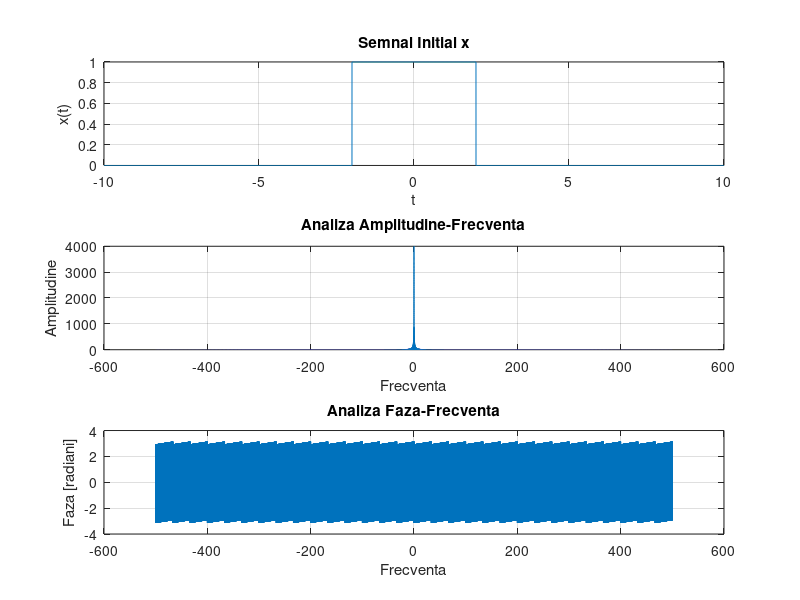
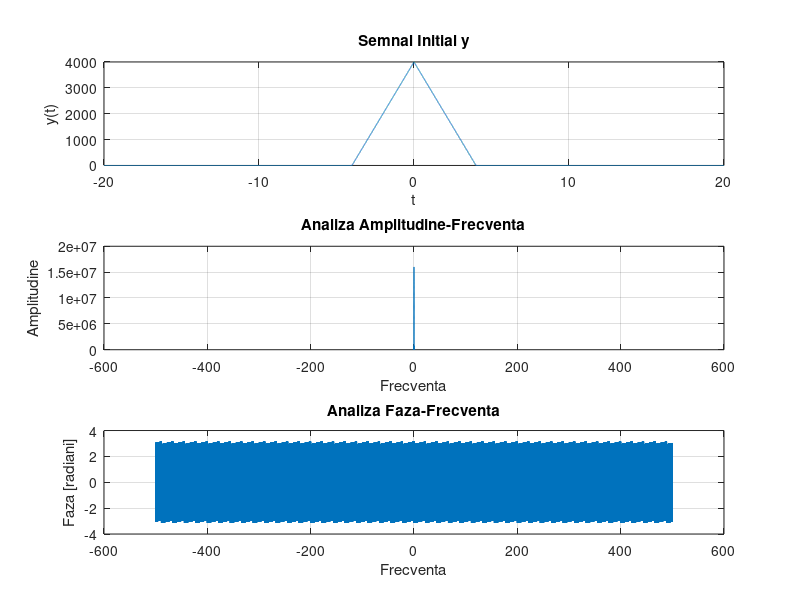
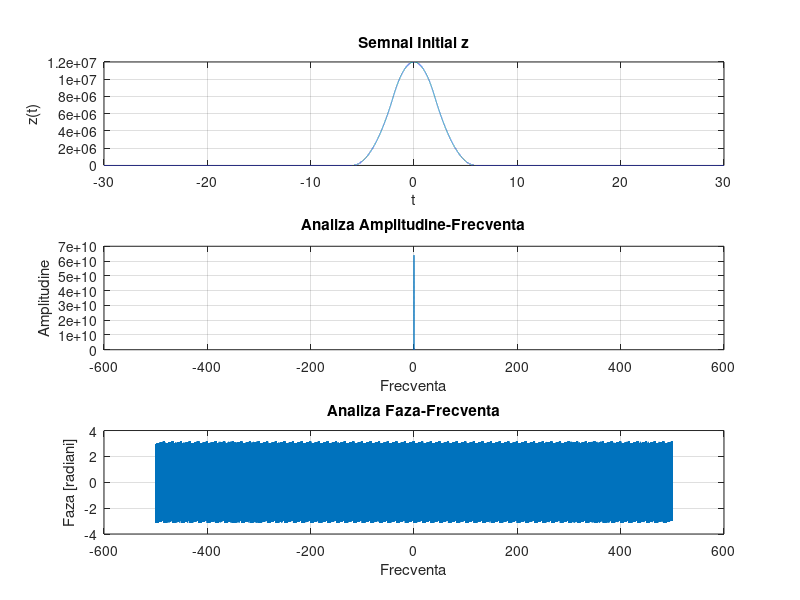
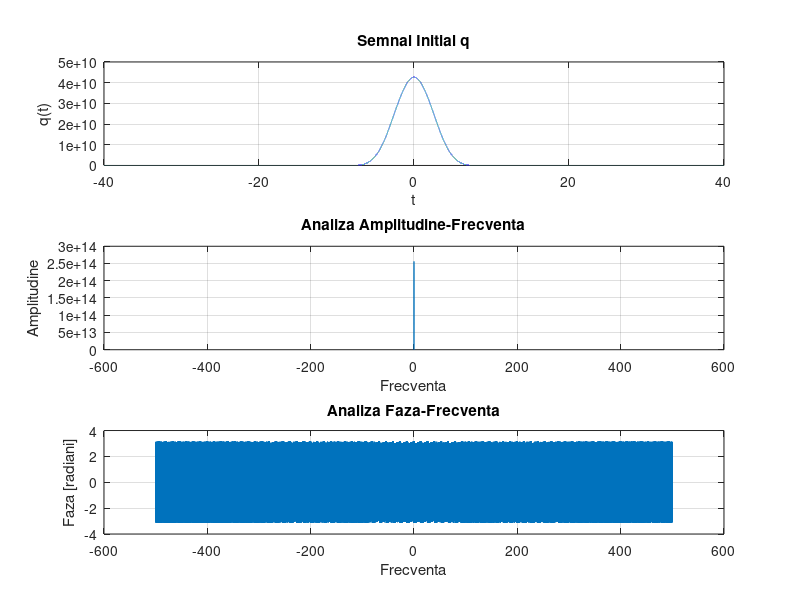

MATLAB code to generate these figures, in order:
% Analiza = varierea unor parametrii ca sa vedem cum se comporta graficele
% Cand avem un semnal periodic, NU schimbam perioada (T)

% Cerinte:
% 
% 1. Pentru  semnale  de  tipul x(t)=u(t+alfa)-u(t-alfa),  
% calculati y(t)=x(t)*x(t), z(t)=y(t)*x(t), q(t)=z(t)*x(t).
% Analizati toate semnalele implicate (timp, frecventa, comparatii).


%-------------------------------------------------------------------------%

clc             % sterge command window
close all       % inchide toate figurile
clear all       % sterge tot ce este in memorie/workspace
format long     % output format
        
%Fs >= 2*Fmax   
Fs = 1000;      % in Hz Frecventa de esantionare
Ts = 1/Fs;      % in s  Perioada de esantionare

%time interval - vector de timpi
%variam amplitudinea => suportul convolutiei
xS=10;               % Limita stanga
xD=10;               % Limita dreapta
tx=(-xS: Ts: xD);    % Time interval timp - pas / Domeniul semnalului


%----- Functia Initiala -----%


%x(t)=u(t+alfa)-u(t-alfa)
%u(t) - semnal treapta
%alfa - intarziere (altereaza punctul pe Ox)

alfa=2;
x=(tx>=-alfa)-(tx>=alfa);


%----- Calcul Convolutie -----%


%Convolutie y
y=conv(x,x);            % Length(y) = Length(x) + Length(x) - 1 
yS=xS+xS;
yD=xD+xD;
ty=(-yS: Ts: yD);

%Convolutie z
z=conv(y,x);            % Length(z) = Length(y) + Length(x) - 1
zS=yS+xS;
zD=yD+xD;
tz=(-zS: Ts: zD);

%Convolutie q
q=conv(z,x);            % Length(q) = Length(z) + Length(x) - 1 
qS=zS+xS;
qD=zD+xD;
tq=(-qS: Ts: qD);


%----- Analiza in Spectru si Faza -----%


%--- Analia x ---%

%Se va calcula transformata Fourier in mai multe puncte in frecventa decat nr de puncte din timp
Nfft_X = length(tx) * 15;   %15 nu are anumita semnificatie, nr intreg > 1
X = fft(x, Nfft_X);         %perioada = Fs pentru ca Fft ia valori de la 0      
X = fftshift(X);            %repozitionam pentru intervalul [-Fs/2:Fs/2]

pas_X = Fs/Nfft_X;
F_X = (-Fs/2 : pas_X : Fs/2 - pas_X);

%Afisaj
figure
subplot(3,1,1)
plot(tx,x)
grid
title("Semnal Initial x")
ylabel('x(t)')
xlabel('t')

subplot(3,1,2)
plot(F_X,abs(X))
grid
title("Analiza Amplitudine-Frecventa")
ylabel('Amplitudine')
xlabel('Frecventa')

subplot(3,1,3)
plot(F_X, angle(X))
grid
title("Analiza Faza-Frecventa")
ylabel('Faza [radiani]')
xlabel('Frecventa')


%--- Analia y ---%

%Se va calcula transformata Fourier in mai multe puncte in frecventa decat nr de puncte din timp
Nfft_Y = length(ty) * 15;   %15 nu are anumita semnificatie, nr intreg > 1
Y = fft(y, Nfft_Y);         %perioada = Fs       
Y = fftshift(Y);            %repozitionam pentru intervalul [-Fs/2:Fs/2]

pas_Y = Fs/Nfft_Y;
F_Y = (-Fs/2 : pas_Y : Fs/2 - pas_Y);

%Afisaj
figure
subplot(3,1,1)
plot(ty,y)
grid
title("Semnal Initial y")
ylabel('y(t)')
xlabel('t')

subplot(3,1,2)
plot(F_Y,abs(Y))
grid
title("Analiza Amplitudine-Frecventa")
ylabel('Amplitudine')
xlabel('Frecventa')

subplot(3,1,3)
plot(F_Y, angle(Y))
grid
title("Analiza Faza-Frecventa")
ylabel('Faza [radiani]')
xlabel('Frecventa')


%--- Analia z ---%

%Se va calcula transformata Fourier in mai multe puncte in frecventa decat nr de puncte din timp
Nfft_Z = length(tz) * 15;   %15 nu are anumita semnificatie, nr intreg > 1
Z = fft(z, Nfft_Z);         %perioada = Fs       
Z = fftshift(Z);            %repozitionam pentru intervalul [-Fs/2:Fs/2]

pas_Z = Fs/Nfft_Z;
F_Z = (-Fs/2 : pas_Z : Fs/2 - pas_Z);

%Afisaj
figure
subplot(3,1,1)
plot(tz,z)
grid
title("Semnal Initial z")
ylabel('z(t)')
xlabel('t')

subplot(3,1,2)
plot(F_Z,abs(Z))
grid
title("Analiza Amplitudine-Frecventa")
ylabel('Amplitudine')
xlabel('Frecventa')

subplot(3,1,3)
plot(F_Z, angle(Z))
grid
title("Analiza Faza-Frecventa")
ylabel('Faza [radiani]')
xlabel('Frecventa')


%--- Analia q ---%

%Se va calcula transformata Fourier in mai multe puncte in frecventa decat nr de puncte din timp
Nfft_Q = length(tq) * 15;   %15 nu are anumita semnificatie, nr intreg > 1
Q = fft(q, Nfft_Q);         %perioada = Fs       
Q = fftshift(Q);            %repozitionam pentru intervalul [-Fs/2:Fs/2]

pas_Q = Fs/Nfft_Q;
F_Q = (-Fs/2 : pas_Q : Fs/2 - pas_Q);

%Afisaj
figure
subplot(3,1,1)
plot(tq,q)
grid
title("Semnal Initial q")
ylabel('q(t)')
xlabel('t')

subplot(3,1,2)
plot(F_Q,abs(Q))
grid
title("Analiza Amplitudine-Frecventa")
ylabel('Amplitudine')
xlabel('Frecventa')

subplot(3,1,3)
plot(F_Q, angle(Q))
grid
title("Analiza Faza-Frecventa")
ylabel('Faza [radiani]')
xlabel('Frecventa')


%----- Afisaj Toate -----%

%--- Semnale Initiale ---%

figure
subplot(2,1,1)
hold on
plot(tx, x*100000, 'r')
plot(ty, y*100, 'g')
plot(tz, z/10, 'b')
plot(tq, q/10000, 'm')
title("Analiza Semnale Amplitudine-Timp")
legend('x(t)','y(t)','z(t)','q(t)')
ylabel('Amplitudine')
xlabel('Timp')
grid


%--- Analize Amplitudine-Frecventa ---%
subplot(2,1,2)
plot(F_X,abs(X),'r')
plot(F_Y,abs(Y),'g')
plot(F_Z,abs(Z),'b')
plot(F_Q,abs(Q),'m')
title("Analiza Semnale Amplitudine-Frecventa")
ylabel('Amplitudine')
xlabel('Frecventa')
grid




%--- Fourier ---%



%----- Explicatii Ajutatoare -----%

%Convolutie arie comuna intre cele doua
%rectpuls lucreaza pe jumatate => 0.5 incepe de la 0
%subplot(m,n,p) divides the current figure into an m-by-n grid and creates axes in the position specified by p
%hold on retains plots in the current axes so that new plots added to the axes do not delete existing plots
%theta = angle(z) returns the phase angle in the interval [-?,?] for each element of a complex array z
%Regula Suporturilor supp{z} = [-(ty+tx), (ty+tx)] pentru z(t)=conv(y,x)
%Avem Fs/2-pas1_fft pentrut ca este deschis la dreapta ciclul sare peste Fs/2 la ultima iteratie


%------ Varianta Heaviside -------%

% syms L
% assume(-2<L<2)
% H1 = heaviside(L)
% H2 = heaviside(-L)
% 
% H3 = H1-H2
% 
% hold on
% subplot(2,1,1)
% fplot(H1)
% subplot(2,1,2)
% fplot(H2)
% subplot(2,1,3)
% fplot(H3)

